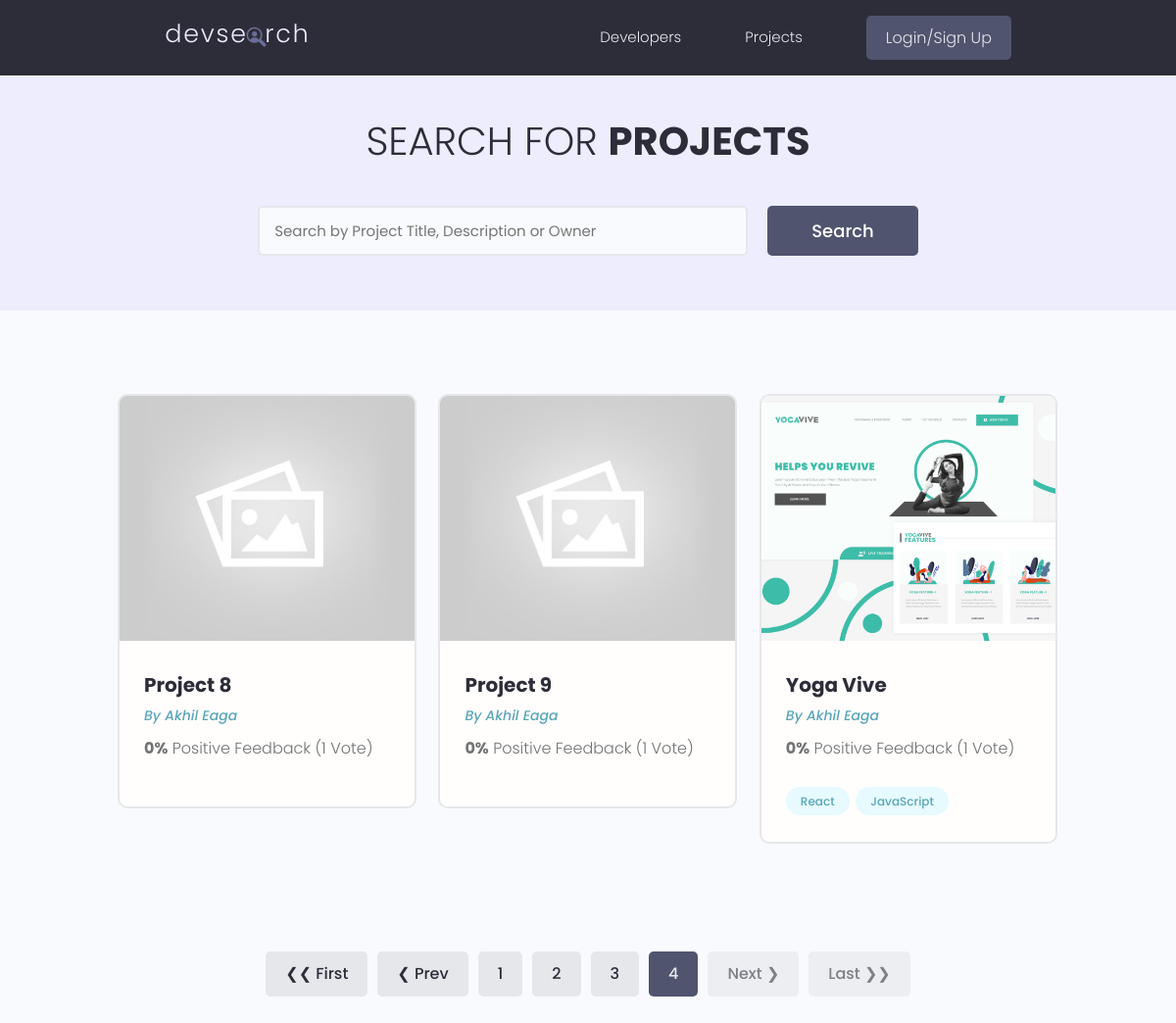
The page /projects/?page=4 on the database its author committed.
### projects/models.py (models this page shows, shortened)
class Project(models.Model):
    owner = models.ForeignKey(Profile, null=True, blank=True, on_delete=models.CASCADE)
    title = models.CharField(max_length=200)
    description = models.TextField(null=True, blank=True)
    featured_image = models.ImageField(null=True, blank=True, default="default.jpg")
    demo_link = models.CharField(max_length=2000, null=True, blank=True)
    source_link = models.CharField(max_length=2000, null=True, blank=True)
    tags = models.ManyToManyField('Tag', blank=True)
    vote_count = models.IntegerField(default=0, null=True, blank=True)
    vote_ratio = models.IntegerField(default=0, null=True, blank=True)
    created = models.DateTimeField(auto_now_add=True)
    id = models.UUIDField(default=uuid.uuid4, unique=True, primary_key=True, editable=False)
    class Meta:
        ordering = ["-vote_ratio", "-vote_count", 'title']
    @property
    def imageURL(self):
        try:
            url = self.featured_image.url
        except:
            url = ""
        return url

class Tag(models.Model):
    name = models.CharField(max_length=200)
    created = models.DateTimeField(auto_now_add=True)
    id = models.UUIDField(default=uuid.uuid4, unique=True, primary_key=True, editable=False)
    def __str__(self):
        return self.name

### users/models.py (models this page shows, shortened)
class Profile(models.Model):
    user = models.OneToOneField(User, on_delete=models.CASCADE, null=True, blank=True)
    name = models.CharField(max_length=200, null=True, blank=True)
    email = models.EmailField(max_length=500, null=True, blank=True)
    username = models.CharField(max_length=200, null=True, blank=True)
    location = models.CharField(max_length=200, null=True, blank=True)
    short_intro = models.CharField(max_length=200, null=True, blank=True)
    bio = models.TextField(null=True, blank=True)
    profile_image = models.ImageField(null=True, blank=True, upload_to="profiles/", default="profiles/user-default.png")
    social_github = models.CharField(max_length=500, null=True, blank=True)
    social_stackoverflow = models.CharField(max_length=500, null=True, blank=True)
    social_twitter = models.CharField(max_length=500, null=True, blank=True)
    social_linkedin = models.CharField(max_length=500, null=True, blank=True)
    social_youtube = models.CharField(max_length=500, null=True, blank=True)
    social_website = models.CharField(max_length=500, null=True, blank=True)
    created = models.DateTimeField(auto_now_add=True)
    id = models.UUIDField(default=uuid.uuid4, unique=True, primary_key=True, editable=False)

### projects/views.py (the view)
# urls.py: path('projects/', views.getProjects, name="api-projects"), # the name is prefixed with "api-" to prevent name clash with the normal 'projects' route
def projects(request):
    projects, search_query = searchProjects(request)
    results_per_page = 3
    custom_range, projects, paginator = paginateProjects(request, projects, results_per_page)
    context = {
        'projects': projects,
        'search_query': search_query,
        'paginator': paginator,
        'custom_range': custom_range,
    }
    return render(request, 'projects/projects.html', context)

### projects/utils.py (called while the page is built)
def paginateProjects(request, projects, results_per_page):
    page = request.GET.get('page')
    paginator = Paginator(projects, results_per_page)
    try:
        projects = paginator.page(page)
    except PageNotAnInteger:
        page = 1
        projects = paginator.page(page)
    except EmptyPage:
        page = paginator.num_pages
        projects = paginator.page(page)
    left_index = int(page) - 4
    left_index = left_index if left_index >= 1 else 1
    right_index = int(page) + 5
    right_index = right_index if right_index <= paginator.num_pages else paginator.num_pages
    custom_range = range(left_index, right_index + 1) # + 1 because upper extreme of the range is not inclusive
    return custom_range, projects, paginator

def searchProjects(request):
    search_query = ''
    if request.GET.get('search_query'):
        search_query = request.GET.get('search_query')
    tags = Tag.objects.filter(name__icontains=search_query)
    projects = Project.objects.distinct().filter(
        Q(title__icontains=search_query) |
        Q(description__icontains=search_query) |
        Q(owner__name__icontains=search_query) |
        Q(tags__in=tags))
    return projects, search_query

### projects/templates/projects/projects.html (shortened to what this page needs)
{% extends 'main.html' %}
{% block content %}
<main class="projects">
    <section class="hero-section text-center">
        <div class="container container--narrow">
            <div class="hero-section__box">
                <h2>Search for <span>Projects</span></h2>
            </div>
            <div class="hero-section__search">
                <form class="form" id="searchForm" action="{% url 'projects' %}" method="get">
                    <div class="form__field">
                        <input class="input input--text" id="formInput#search" type="text" name="search_query"
                            placeholder="Search by Project Title, Description or Owner" value="{{search_query}}" />
                    </div>
                    <input class="btn btn--sub btn--lg" type="submit" value="Search" />
                </form>
            </div>
        </div>
    </section>
    <section class="projectsList">
        <div class="container">
            <div class="grid grid--three">
                {% for project in projects %}
                <div class="column">
                    <div class="card project">
                        <a href="{% url 'project' project.id %}" class="project">
                            <img class="project__thumbnail" src="{{project.imageURL}}"
                                alt="project thumbnail" />
                            <div class="card__body">
                                <h3 class="project__title">
                                    {{ project.title }}
                                </h3>
                                <p><a class="project__author" href="{% url 'user-profile' project.owner.id %}">By
                                        {{project.owner.name}}</a>
                                </p>
                                <p class="project--rating">
                                    <span style="font-weight: bold;">{{project.vote_ratio}}%</span> Positive
                                    Feedback ({{project.vote_count}}
                                    Vote{{ project.vote_count | pluralize:"s" }})
                                </p>
                                <div class="project__tags">
                                    {% for tag in project.tags.all %}
                                    <span class="tag tag--pill tag--main">
                                        <small>{{ tag }}</small>
                                    </span>
                                    {% endfor %}
                                </div>
                            </div>
                        </a>
                    </div>
                </div>
                {% endfor %}
            </div>
        </div>
    </section>
    {% include 'pagination.html' with query_set=projects custom_range=custom_range paginator=paginator %}
</main>
{% endblock content %}

### static/styles/app.css (style rules this page uses)
:root { --color-sub: #2d2d39; }
.btn--sub { background-color: var(--color-sub-light); }
.card { border: 2px solid var(--color-light); }
img { width: 100%; }
.hero-section { height: 40vh; display: flex; align-items: center; background-color: var(--color-sub); }
.hero-section__box { margin-bottom: 4rem; }
.hero-section__box > h2, .hero-section__box > h2 > span { font-size: 4rem; color: var(--color-light); line-height: 1.3; text-transform: uppercase; }
.hero-section__box > h2 { font-weight: 300; }
.hero-section__box > h2 > span { font-weight: 700; }
.hero-section__search > .form { display: flex; align-items: center; justify-content: center; gap: 2rem; }
.hero-section__search > .form input.input--text { width: 50rem; }
.project__author { font-size: 1.4rem; font-style: italic; }
.project--rating { margin-bottom: 1.6em; margin-top: .5em; }
.projects > .hero-section { background: var(--color-sub-lighter); height: 30vh; }
.projects .hero-section__box { margin-bottom: 2.5rem; }
.projects .hero-section__box > h2 { color: var(--color-sub); }
.projects .hero-section__box > h2 > span { font-weight: 700; color: var(--color-sub); }
.projectsList { margin-top: 8rem; }
.project__thumbnail { height: 25rem; object-fit: cover; object-position: top center; }
.project__title { font-size: 2rem; font-weight: 700; color: var(--color-sub); }

### static/uikit/styles/modules/_variables.css (style rules this page uses)
:root { --color-main: #5aa5b9; --color-main-light: #e6faff; --color-sub: #3f4156; --color-sub-light: #51546e; --color-sub-lighter: #ededfd; --color-text: #737373; --color-gray: #8b8b8b; --color-light: #e5e7eb; --color-light-gray: #767676; --color-bg: #f8fafd; --color-white: #fffefd; --color-white-light: #f3f3f3; --color-success: #359e64; --color-success-bg: #def8e8; --color-error: #fc4b0b; --color-error-bg: #fff2ee; --font-base: 'Poppins', arial, helvetica, 'Segoe UI', roboto, ubuntu, sans-serif; --font-monospace: 'Fira Code', 'Courier New', courier, monospace; --font-regular: 300; --font-medium: 500; --font-bold: 700; --generic-shadow: 1px 1px 5px #00000010; --generic-transition: all 0.3s ease-in-out; }

### static/uikit/styles/modules/_base.css (style rules this page uses)
* { margin: 0; padding: 0; box-sizing: border-box; text-rendering: optimizeLegibility; color: inherit; font-size: inherit; }
html { font-size: 50%; }
@media only screen and (min-width: 480px) { html { font-size: 56.25%; } }
@media only screen and (min-width: 1200px) { html { font-size: 62.5%; } }
body { line-height: 1.6; font-weight: 400; font-size: 1.5rem; color: var(--color-text); background-color: var(--color-bg); min-height: 100vh; }

### static/uikit/styles/modules/_typography.css (style rules this page uses)
* { font-family: var(--font-base); }
h2 { font-size: 3.6rem; font-weight: var(--font-bold); }
h3 { font-size: 3.2rem; font-weight: var(--font-medium); }
p, span, strong { font-size: 1.6rem; color: var(--color-text); font-weight: var(--font-regular); }
a { padding-bottom: 2px; text-decoration: none; display: inline-block; color: var(--color-main); font-weight: var(--font-medium); }

### static/uikit/styles/modules/_utilities.css (style rules this page uses)
.container { width: 92%; max-width: 165rem; margin: 0 auto; box-sizing: border-box; }
.container--narrow { width: 92%; max-width: 120rem; }
@media screen and (min-width: 1000px) { .container { width: 90%; } }
@media screen and (min-width: 1000px) { .container--narrow { width: 85%; } }
@media screen and (min-width: 1200px) { .container { width: 80%; } }
@media screen and (min-width: 1200px) { .container--narrow { width: 72%; } }
.text-center { text-align: center; }

### static/uikit/styles/modules/_button.css (style rules this page uses)
.btn { display: inline-block; position: relative; cursor: pointer; background-color: var(--color-light); font-weight: var(--font-medium); color: var(--color-sub); text-decoration: none; padding: 1rem 2rem; border-radius: 0.5rem; border: none; width: -webkit-fit-content; width: -moz-fit-content; width: fit-content; height: -webkit-fit-content; height: -moz-fit-content; height: fit-content; font-size: 1.6rem; outline-width: 0; outline-color: transparent; -webkit-backface-visibility: hidden; backface-visibility: hidden; transition: all 0.3s ease-in-out; }
.btn--sub { background-color: var(--color-sub); color: var(--color-white); }
.btn--lg { font-size: 1.8rem; padding: 1.2rem 4.5rem; }

### static/uikit/styles/modules/_card.css (style rules this page uses)
.card { border-radius: 1rem; background-color: var(--color-white); border: 1.5px solid var(--color-light); width: auto; height: auto; margin-top: 0.5rem; margin-bottom: 0.5rem; overflow: hidden; }
.card__body, .card__header { padding: 2rem 2.5rem; }

### rows shown on the page
Project: imageURL (placeholder picture), title "Project 8", owner.name "Akhil Eaga", vote_ratio "0", vote_count "1"
Project: imageURL (placeholder picture), title "Project 9", owner.name "Akhil Eaga", vote_ratio "0", vote_count "1"
Project: imageURL (picture), title "Yoga Vive", owner.name "Akhil Eaga", vote_ratio "0", vote_count "1"
Tag: name "React"
Tag: name "JavaScript"

### other values the page prints
{{ page }} "1" "2" "3"
{{ page }} "4"
